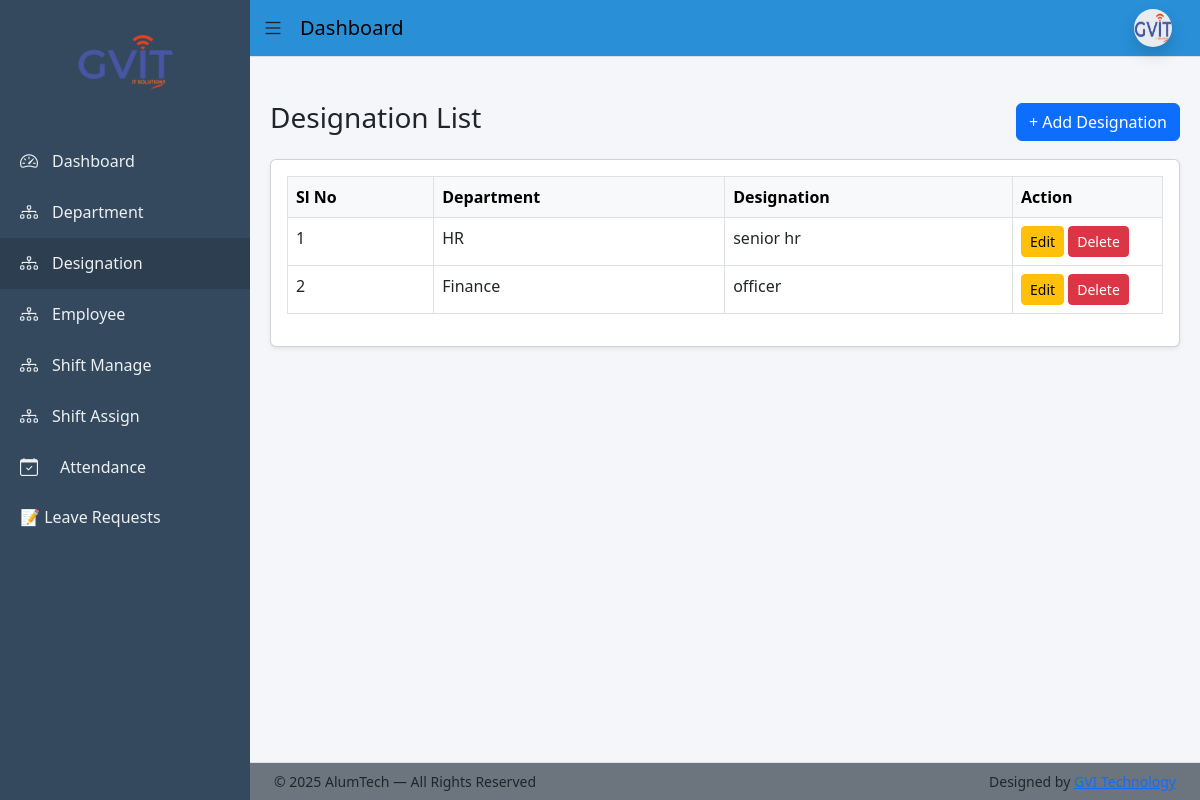
The app's page /designation/ (signed in) with its own data.
### app/models.py (models this page shows, shortened)
class Designation(models.Model):
    department = models.ForeignKey(Department, on_delete=models.CASCADE)
    name = models.CharField(max_length=100)

class Department(models.Model):
    name = models.CharField(max_length=100, unique=True)
    description = models.TextField(blank=True)

### app/views.py (the view)
# urls.py: path('designation/', views.designation_list, name='designation_list'),
@login_required(login_url='login')
def designation_list(request):
    return render(request, 'designation/designation_list.html', {
        'designations': Designation.objects.select_related('department')
    })

### templates/designation/designation_list.html (shortened to what this page needs)
{% extends 'base_dashboard.html' %}
{% block content %}
<div class="d-flex justify-content-between align-items-center mb-3">
  <h3>Designation List</h3>
  <a href="{% url 'designation_add' %}" class="btn btn-primary">
    + Add Designation
  </a>
</div>
<div class="card shadow-sm">
  <div class="card-body">
    <table class="table table-bordered table-hover">
      <thead class="table-light">
        <tr>
          <th>Sl No</th>
          <th>Department</th>
          <th>Designation</th>
          <th width="150">Action</th>
        </tr>
      </thead>
      <tbody>
        {% for d in designations %}
        <tr>
          <td>{{ forloop.counter }}</td>
          <td>{{ d.department.name }}</td>
          <td>{{ d.name }}</td>
          <td>
            <a href="{% url 'designation_edit' d.id %}" class="btn btn-sm btn-warning">Edit</a>
            <a href="{% url 'designation_delete' d.id %}"
               class="btn btn-sm btn-danger"
               onclick="return confirm('Delete this designation?')">
               Delete
            </a>
          </td>
        </tr>
        {% empty %}
        <tr>
          <td colspan="4" class="text-center">No designations found</td>
        </tr>
        {% endfor %}
      </tbody>
    </table>
  </div>
</div>
{% endblock %}

### static/css/dashboard_style.css (style rules this page uses)
body { overflow-x: hidden; background: #f4f6f9; }

### records on screen
Designation: department.name "HR", name "senior hr"
Designation: department.name "Finance", name "officer"
